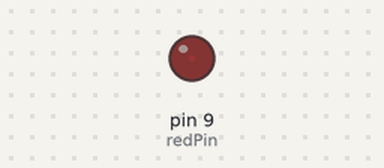
Bench run of a sketch on a simulated Arduino Uno, built with avr-gcc and run on an emulated ATmega328P. Shown: output pins drawn as LEDs (lit = HIGH).

Above: at 0.05 s.
At 4.5 s:
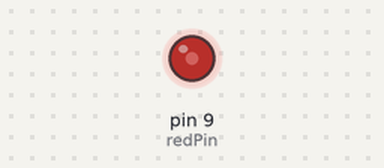
At 9.0 s:
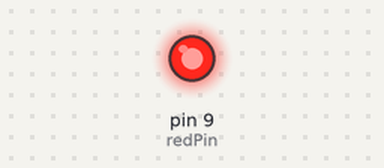
Timing chart, 0 to 11.7 s (numbered marks = the images above):
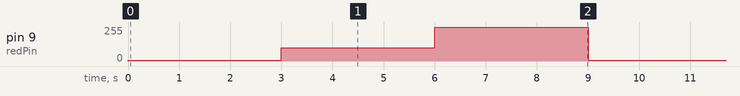

Measured:
- by itself, pin 9 (redPin): repeats every 9.0 s: 100/255 3.0 s, 255/255 3.0 s, 5/255 3.0 s

The sketch:

sketch_jan02a.ino
```cpp
int redPin=9;
int bright1=5;
int bright3=255;
int bright2=100;
void setup() {
  // put your setup code here, to run once:
 pinMode(redPin, OUTPUT);
}

void loop() {
  // put your main code here, to run repeatedly:
analogWrite(redPin,bright1);
delay(3000);

analogWrite(redPin,bright2);
delay(3000);

analogWrite(redPin,bright3);
delay(3000);
}
```
